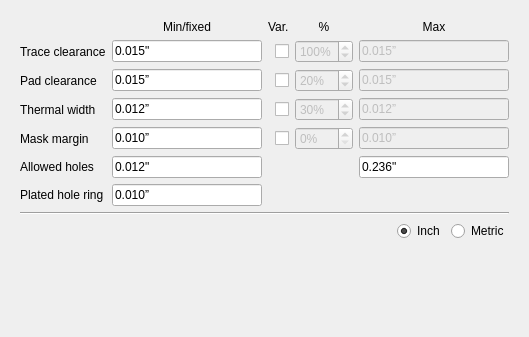
<?xml version="1.0" encoding="UTF-8"?>
<ui version="4.0">
 <class>FabSettingsDialog</class>
 <widget class="QDialog" name="FabSettingsDialog">
  <property name="geometry">
   <rect>
    <x>0</x>
    <y>0</y>
    <width>529</width>
    <height>337</height>
   </rect>
  </property>
  <property name="windowTitle">
   <string>Fabrication Settings</string>
  </property>
  <layout class="QVBoxLayout" name="verticalLayout">
   <item>
    <widget class="QWidget" name="widget" native="true">
     <layout class="QGridLayout" name="gridLayout">
      <property name="bottomMargin">
       <number>0</number>
      </property>
      <item row="7" column="0" colspan="5">
       <widget class="Line" name="line">
        <property name="orientation">
         <enum>Qt::Horizontal</enum>
        </property>
       </widget>
      </item>
      <item row="1" column="2">
       <widget class="QCheckBox" name="traceScale">
        <property name="layoutDirection">
         <enum>Qt::RightToLeft</enum>
        </property>
        <property name="text">
         <string/>
        </property>
       </widget>
      </item>
      <item row="3" column="2">
       <widget class="QCheckBox" name="thermalScale">
        <property name="layoutDirection">
         <enum>Qt::RightToLeft</enum>
        </property>
        <property name="text">
         <string/>
        </property>
       </widget>
      </item>
      <item row="4" column="0">
       <widget class="QLabel" name="label_7">
        <property name="toolTip">
         <string>Additional mask opening around pads and holes</string>
        </property>
        <property name="text">
         <string>Mask margin</string>
        </property>
       </widget>
      </item>
      <item row="4" column="2">
       <widget class="QCheckBox" name="maskScale">
        <property name="layoutDirection">
         <enum>Qt::RightToLeft</enum>
        </property>
        <property name="text">
         <string/>
        </property>
       </widget>
      </item>
      <item row="4" column="4">
       <widget class="DimSpinner" name="maskMax">
        <property name="enabled">
         <bool>false</bool>
        </property>
        <property name="text">
         <string>0.010”</string>
        </property>
       </widget>
      </item>
      <item row="1" column="0">
       <widget class="QLabel" name="label">
        <property name="toolTip">
         <string>Clearance between traces and filled planes</string>
        </property>
        <property name="text">
         <string>Trace clearance</string>
        </property>
       </widget>
      </item>
      <item row="0" column="4">
       <widget class="QLabel" name="label_5">
        <property name="text">
         <string>Max</string>
        </property>
        <property name="alignment">
         <set>Qt::AlignCenter</set>
        </property>
       </widget>
      </item>
      <item row="2" column="3">
       <widget class="QSpinBox" name="padPerc">
        <property name="enabled">
         <bool>false</bool>
        </property>
        <property name="toolTip">
         <string>Scaling from smallest pad dimension</string>
        </property>
        <property name="suffix">
         <string>%</string>
        </property>
        <property name="minimum">
         <number>0</number>
        </property>
        <property name="maximum">
         <number>100</number>
        </property>
        <property name="singleStep">
         <number>5</number>
        </property>
        <property name="value">
         <number>20</number>
        </property>
       </widget>
      </item>
      <item row="2" column="2">
       <widget class="QCheckBox" name="padScale">
        <property name="layoutDirection">
         <enum>Qt::RightToLeft</enum>
        </property>
        <property name="text">
         <string/>
        </property>
       </widget>
      </item>
      <item row="2" column="0">
       <widget class="QLabel" name="label_2">
        <property name="toolTip">
         <string>Clearance between pads and filled planes</string>
        </property>
        <property name="text">
         <string>Pad clearance</string>
        </property>
       </widget>
      </item>
      <item row="3" column="3">
       <widget class="QSpinBox" name="thermalPerc">
        <property name="enabled">
         <bool>false</bool>
        </property>
        <property name="toolTip">
         <string>Scaling from smallest pad dimension</string>
        </property>
        <property name="suffix">
         <string>%</string>
        </property>
        <property name="minimum">
         <number>0</number>
        </property>
        <property name="maximum">
         <number>100</number>
        </property>
        <property name="singleStep">
         <number>5</number>
        </property>
        <property name="value">
         <number>30</number>
        </property>
       </widget>
      </item>
      <item row="5" column="0">
       <widget class="QLabel" name="label_9">
        <property name="toolTip">
         <string>Range of available drill diameters</string>
        </property>
        <property name="text">
         <string>Allowed holes</string>
        </property>
       </widget>
      </item>
      <item row="3" column="4">
       <widget class="DimSpinner" name="thermalMax">
        <property name="enabled">
         <bool>false</bool>
        </property>
        <property name="text">
         <string>0.012”</string>
        </property>
       </widget>
      </item>
      <item row="4" column="3">
       <widget class="QSpinBox" name="maskPerc">
        <property name="enabled">
         <bool>false</bool>
        </property>
        <property name="toolTip">
         <string>Scaling from trace width</string>
        </property>
        <property name="suffix">
         <string>%</string>
        </property>
        <property name="minimum">
         <number>0</number>
        </property>
        <property name="maximum">
         <number>300</number>
        </property>
        <property name="singleStep">
         <number>5</number>
        </property>
        <property name="value">
         <number>0</number>
        </property>
       </widget>
      </item>
      <item row="3" column="0">
       <widget class="QLabel" name="label_3">
        <property name="toolTip">
         <string>Width of thermal connections between pads/holes and filled planes</string>
        </property>
        <property name="text">
         <string>Thermal width</string>
        </property>
       </widget>
      </item>
      <item row="0" column="3">
       <widget class="QLabel" name="label_6">
        <property name="text">
         <string>%</string>
        </property>
        <property name="alignment">
         <set>Qt::AlignCenter</set>
        </property>
       </widget>
      </item>
      <item row="2" column="4">
       <widget class="DimSpinner" name="padMax">
        <property name="enabled">
         <bool>false</bool>
        </property>
        <property name="text">
         <string>0.015”</string>
        </property>
       </widget>
      </item>
      <item row="3" column="1">
       <widget class="DimSpinner" name="thermalMin">
        <property name="text">
         <string>0.012”</string>
        </property>
       </widget>
      </item>
      <item row="1" column="3">
       <widget class="QSpinBox" name="tracePerc">
        <property name="enabled">
         <bool>false</bool>
        </property>
        <property name="toolTip">
         <string>Scaling from trace width</string>
        </property>
        <property name="suffix">
         <string>%</string>
        </property>
        <property name="minimum">
         <number>10</number>
        </property>
        <property name="maximum">
         <number>300</number>
        </property>
        <property name="singleStep">
         <number>10</number>
        </property>
        <property name="value">
         <number>100</number>
        </property>
       </widget>
      </item>
      <item row="5" column="4">
       <widget class="DimSpinner" name="holeMax">
        <property name="text">
         <string>0.236&quot;</string>
        </property>
       </widget>
      </item>
      <item row="0" column="2">
       <widget class="QLabel" name="label_8">
        <property name="text">
         <string>Var.</string>
        </property>
       </widget>
      </item>
      <item row="2" column="1">
       <widget class="DimSpinner" name="padMin">
        <property name="text">
         <string>0.015”</string>
        </property>
       </widget>
      </item>
      <item row="0" column="1">
       <widget class="QLabel" name="label_4">
        <property name="text">
         <string>Min/fixed</string>
        </property>
        <property name="alignment">
         <set>Qt::AlignCenter</set>
        </property>
       </widget>
      </item>
      <item row="1" column="1">
       <widget class="DimSpinner" name="traceMin">
        <property name="text">
         <string>0.015&quot;</string>
        </property>
       </widget>
      </item>
      <item row="4" column="1">
       <widget class="DimSpinner" name="maskMin">
        <property name="text">
         <string>0.010”</string>
        </property>
       </widget>
      </item>
      <item row="5" column="1">
       <widget class="DimSpinner" name="holeMin">
        <property name="text">
         <string>0.012&quot;</string>
        </property>
       </widget>
      </item>
      <item row="1" column="4">
       <widget class="DimSpinner" name="traceMax">
        <property name="enabled">
         <bool>false</bool>
        </property>
        <property name="text">
         <string>0.015”</string>
        </property>
       </widget>
      </item>
      <item row="6" column="0">
       <widget class="QLabel" name="label_10">
        <property name="toolTip">
         <string>Additional diameter of ring around plated hole</string>
        </property>
        <property name="text">
         <string>Plated hole ring</string>
        </property>
       </widget>
      </item>
      <item row="6" column="1">
       <widget class="DimSpinner" name="ringMin">
        <property name="text">
         <string>0.010”</string>
        </property>
       </widget>
      </item>
     </layout>
    </widget>
   </item>
   <item>
    <widget class="QWidget" name="widget_3" native="true">
     <layout class="QHBoxLayout" name="horizontalLayout_2">
      <property name="topMargin">
       <number>0</number>
      </property>
      <property name="bottomMargin">
       <number>0</number>
      </property>
      <item>
       <spacer name="horizontalSpacer_2">
        <property name="orientation">
         <enum>Qt::Horizontal</enum>
        </property>
        <property name="sizeHint" stdset="0">
         <size>
          <width>40</width>
          <height>20</height>
         </size>
        </property>
       </spacer>
      </item>
      <item>
       <widget class="QRadioButton" name="inch">
        <property name="text">
         <string>Inch</string>
        </property>
        <property name="checked">
         <bool>true</bool>
        </property>
       </widget>
      </item>
      <item>
       <widget class="QRadioButton" name="metric">
        <property name="text">
         <string>Metric</string>
        </property>
        <property name="checked">
         <bool>false</bool>
        </property>
       </widget>
      </item>
     </layout>
    </widget>
   </item>
   <item>
    <spacer name="verticalSpacer">
     <property name="orientation">
      <enum>Qt::Vertical</enum>
     </property>
     <property name="sizeHint" stdset="0">
      <size>
       <width>20</width>
       <height>40</height>
      </size>
     </property>
    </spacer>
   </item>
   <item>
    <widget class="QWidget" name="widget_2" native="true">
     <layout class="QHBoxLayout" name="horizontalLayout">
      <item>
       <spacer name="horizontalSpacer">
        <property name="orientation">
         <enum>Qt::Horizontal</enum>
        </property>
        <property name="sizeHint" stdset="0">
         <size>
          <width>207</width>
          <height>20</height>
         </size>
        </property>
       </spacer>
      </item>
      <item>
       <widget class="QDialogButtonBox" name="buttonBox">
        <property name="standardButtons">
         <set>QDialogButtonBox::NoButton</set>
        </property>
       </widget>
      </item>
     </layout>
    </widget>
   </item>
  </layout>
 </widget>
 <customwidgets>
  <customwidget>
   <class>DimSpinner</class>
   <extends>QLineEdit</extends>
   <header>DimSpinner.h</header>
  </customwidget>
 </customwidgets>
 <resources/>
 <connections>
  <connection>
   <sender>traceScale</sender>
   <signal>toggled(bool)</signal>
   <receiver>tracePerc</receiver>
   <slot>setEnabled(bool)</slot>
   <hints>
    <hint type="sourcelabel">
     <x>297</x>
     <y>60</y>
    </hint>
    <hint type="destinationlabel">
     <x>308</x>
     <y>57</y>
    </hint>
   </hints>
  </connection>
  <connection>
   <sender>traceScale</sender>
   <signal>toggled(bool)</signal>
   <receiver>traceMax</receiver>
   <slot>setEnabled(bool)</slot>
   <hints>
    <hint type="sourcelabel">
     <x>297</x>
     <y>60</y>
    </hint>
    <hint type="destinationlabel">
     <x>415</x>
     <y>62</y>
    </hint>
   </hints>
  </connection>
  <connection>
   <sender>padScale</sender>
   <signal>toggled(bool)</signal>
   <receiver>padPerc</receiver>
   <slot>setEnabled(bool)</slot>
   <hints>
    <hint type="sourcelabel">
     <x>297</x>
     <y>92</y>
    </hint>
    <hint type="destinationlabel">
     <x>369</x>
     <y>98</y>
    </hint>
   </hints>
  </connection>
  <connection>
   <sender>padScale</sender>
   <signal>toggled(bool)</signal>
   <receiver>padMax</receiver>
   <slot>setEnabled(bool)</slot>
   <hints>
    <hint type="sourcelabel">
     <x>297</x>
     <y>92</y>
    </hint>
    <hint type="destinationlabel">
     <x>402</x>
     <y>87</y>
    </hint>
   </hints>
  </connection>
  <connection>
   <sender>thermalScale</sender>
   <signal>toggled(bool)</signal>
   <receiver>thermalPerc</receiver>
   <slot>setEnabled(bool)</slot>
   <hints>
    <hint type="sourcelabel">
     <x>297</x>
     <y>124</y>
    </hint>
    <hint type="destinationlabel">
     <x>369</x>
     <y>130</y>
    </hint>
   </hints>
  </connection>
  <connection>
   <sender>thermalScale</sender>
   <signal>toggled(bool)</signal>
   <receiver>thermalMax</receiver>
   <slot>setEnabled(bool)</slot>
   <hints>
    <hint type="sourcelabel">
     <x>297</x>
     <y>124</y>
    </hint>
    <hint type="destinationlabel">
     <x>387</x>
     <y>123</y>
    </hint>
   </hints>
  </connection>
  <connection>
   <sender>maskScale</sender>
   <signal>toggled(bool)</signal>
   <receiver>maskPerc</receiver>
   <slot>setEnabled(bool)</slot>
   <hints>
    <hint type="sourcelabel">
     <x>297</x>
     <y>156</y>
    </hint>
    <hint type="destinationlabel">
     <x>369</x>
     <y>162</y>
    </hint>
   </hints>
  </connection>
  <connection>
   <sender>maskScale</sender>
   <signal>toggled(bool)</signal>
   <receiver>maskMax</receiver>
   <slot>setEnabled(bool)</slot>
   <hints>
    <hint type="sourcelabel">
     <x>297</x>
     <y>156</y>
    </hint>
    <hint type="destinationlabel">
     <x>409</x>
     <y>154</y>
    </hint>
   </hints>
  </connection>
  <connection>
   <sender>buttonBox</sender>
   <signal>clicked(QAbstractButton*)</signal>
   <receiver>FabSettingsDialog</receiver>
   <slot>buttonClicked(QAbstractButton*)</slot>
   <hints>
    <hint type="sourcelabel">
     <x>76</x>
     <y>300</y>
    </hint>
    <hint type="destinationlabel">
     <x>170</x>
     <y>268</y>
    </hint>
   </hints>
  </connection>
  <connection>
   <sender>inch</sender>
   <signal>toggled(bool)</signal>
   <receiver>FabSettingsDialog</receiver>
   <slot>inchToggled(bool)</slot>
   <hints>
    <hint type="sourcelabel">
     <x>412</x>
     <y>252</y>
    </hint>
    <hint type="destinationlabel">
     <x>477</x>
     <y>270</y>
    </hint>
   </hints>
  </connection>
 </connections>
 <slots>
  <slot>buttonClicked(QAbstractButton*)</slot>
  <slot>inchToggled(bool)</slot>
 </slots>
</ui>
